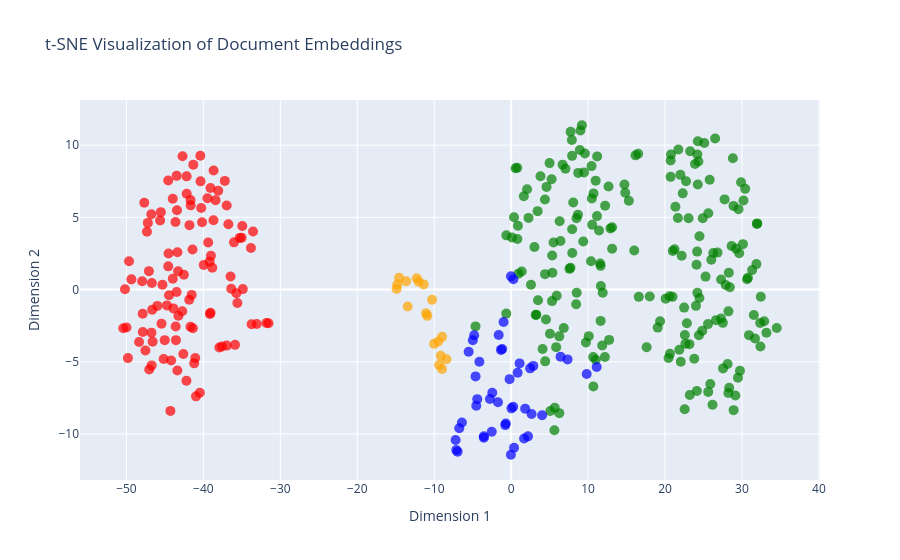

Notebook code cell kept with this figure:
### Code cell
tsne = TSNE(n_components=2, random_state=42)
reduced_vectors = tsne.fit_transform(vectors)

fig = go.Figure(data=go.Scatter(
    x=reduced_vectors[:, 0],
    y=reduced_vectors[:, 1],
    mode='markers',
    marker=dict(color=colors, size=10, opacity=0.7),
    text=[f"{meta['doc_type']}: {doc[:50]}..." for meta, doc in zip(metadatas, documents)],
    hoverinfo='text'
))
fig.update_layout(title="t-SNE Visualization of Document Embeddings", xaxis_title="Dimension 1", yaxis_title="Dimension 2")
fig.show()

### Figure 1 — Plotly figure (JSON) as saved in the notebook; plotly's stock layout.template omitted (floating-point values rounded to 4 significant figures; data arrays with more than 128 entries replaced by an {"elided": "..."} marker saying what was removed)
{"data": [{"hoverinfo": "text", "marker": {"color": {"elided": "371 str values"}, "opacity": 0.7, "size": 10}, "mode": "markers", "text": {"elided": "371 str values"}, "type": "scatter", "x": {"elided": "371 float values"}, "y": {"elided": "371 float values"}}], "layout": {"title": {"text": "t-SNE Visualization of Document Embeddings"}, "xaxis": {"title": {"text": "Dimension 1"}}, "yaxis": {"title": {"text": "Dimension 2"}}}}
